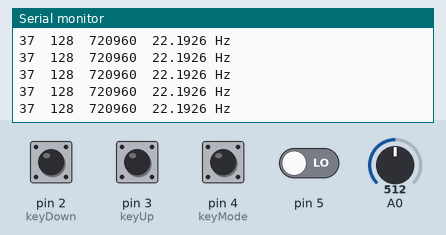
Bench run of a sketch on a simulated Arduino Uno, built with avr-gcc and run on an emulated ATmega328P. Parts: the last lines printed to the serial monitor. The inputs (shaded band) are chosen by the test bench; at power-on: pin 2 (keyDown), pin 3 (keyUp), pin 4 (keyMode) HIGH, pin 5 LOW, A0 = 512.

Above: at 1.2 s.
1.3 s: A0 set to 716
At 1.31 s:
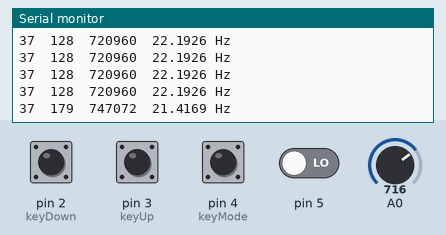
2.8 s: pin 2 (keyDown) pulled LOW for 0.15 s
At 2.91 s:
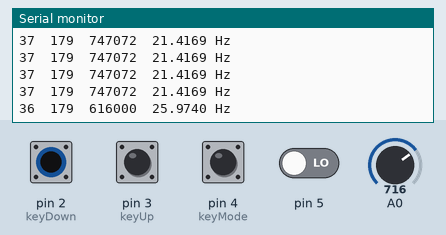
4.4 s: pin 2 (keyDown) pulled LOW for 1 s
At 4.51 s:
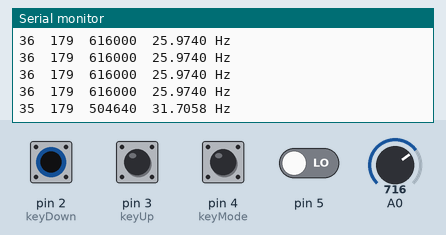
6.9 s: A0 set to 900
At 6.91 s:
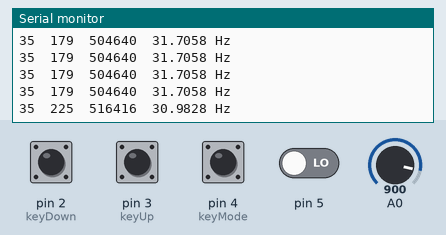
8.4 s: pin 3 (keyUp) pulled LOW for 0.15 s
At 8.51 s:
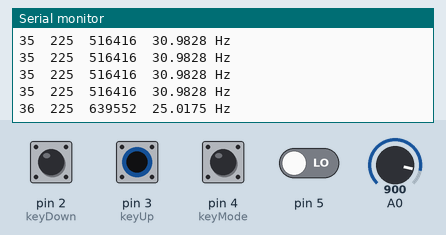
10.0 s: pin 3 (keyUp) pulled LOW for 1 s
At 10.11 s:
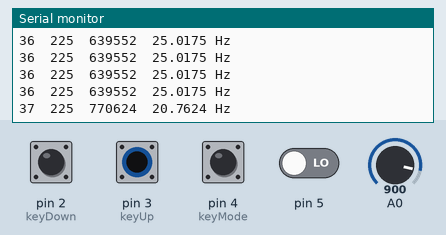
Timing chart, 0 to 13.0 s (numbered marks = the images above; inputs shaded):
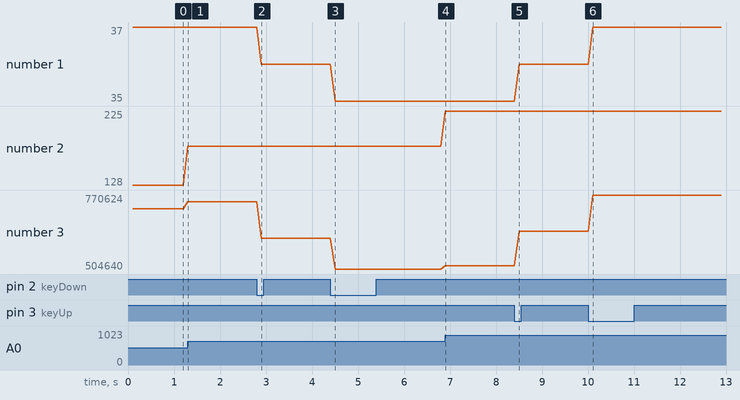

The sketch:

program.ino
```cpp
// (licence header left out)
const unsigned long fclock = 16000000L;
const unsigned long timeBetweenSetups = 100L;
const unsigned long timeBetweenKeybs = 10L;
const unsigned char timePressedMax = 5;
const unsigned char prescalerMin = 12;
const unsigned char prescalerMax = 63;
const unsigned char keyDown = 2;
const unsigned char keyUp = 3;
const unsigned char keyMode = 4;


unsigned long timeActual, timeSetup, timeKeyb;
unsigned char keyb;
unsigned char prescaler;
unsigned char TCCR1A_new, TCCR1B_new, TCCR1A_old, TCCR1B_old, TIMER1_update;
unsigned int ICR1_new, OCR1A_new, ICR1_old, OCR1A_old;


void setup() {
  analogReference(EXTERNAL);

  pinMode(keyDown, INPUT_PULLUP);
  pinMode(keyUp, INPUT_PULLUP);
  pinMode(keyMode, INPUT_PULLUP);

  timeSetup = millis();
  Serial.begin(9600);

  timer1_reset();

  keyb = 0;
}

void loop() {
  unsigned int pot;
  unsigned long total_cycles;

  timeActual = millis();
  if (timeActual - timeKeyb >= timeBetweenKeybs) {
    timeKeyb = timeActual;

    keyb_read();
    keyb_manage();
  }

  if (timeActual - timeSetup >= timeBetweenSetups) {
    timeSetup = timeActual;

    pot = analogRead(A0);
    total_cycles = timer1_setup(prescaler, (pot >> 2));
    TIMER1_update = 1;
    Serial.print(prescaler); Serial.print("\t");
    Serial.print(pot >> 2); Serial.print("\t");
    Serial.print(total_cycles); Serial.print("\t");
    print_frequency(total_cycles); Serial.print("\t");
    Serial.println();
  }
}


void print_frequency(unsigned long total_cycles) {
  float frequency;
  frequency = ((float)fclock) / ((float)total_cycles);
  if (frequency >= 10000.0) {
    Serial.print(frequency, 1);
  }
  else if (frequency >= 1000.0) {
    Serial.print(frequency, 2);
  }
  else if (frequency >= 100.0) {
    Serial.print(frequency, 3);
  }
  else if (frequency >= 10.0) {
    Serial.print(frequency, 4);
  }
  else if (frequency >= 1.0) {
    Serial.print(frequency, 5);
  }
  else {
    Serial.print(frequency, 6);
  }
  Serial.print(" Hz");
}


// ISR Timer1
ISR(TIMER1_COMPA_vect) {
  if (TIMER1_update != 0) {
    TCCR1A = TCCR1A_new;
    TCCR1B = TCCR1B_new;
    TCCR1C = 0;
    ICR1 = ICR1_new;
    OCR1A = OCR1A_new;
    DDRB |= (1 << PB1);

    TCCR1A_old = TCCR1A_new;
    TCCR1B_old = TCCR1B_new;
    ICR1_old = ICR1_new;
    OCR1A_old = OCR1A_new;
    TIMER1_update = 0;
  }
}


void timer1_reset(void) {
  prescaler = (prescalerMax + prescalerMin) / 2;
  timer1_setup(prescaler, 128);

  cli();
  TCCR1A_old = 0;
  TCCR1B_old = 0;
  ICR1_old = 0;
  OCR1A_old = 0;
  TIMER1_update = 1;
  TIMSK1 |= (1 << OCIE1A); // Interrupt
  TIMER1_update = 1;
  sei();
}


// ADD enought time between light ON, preventing fuse of the leds.
unsigned long timer1_setup(unsigned char prescaler, unsigned char cycles) {
  // Timer 1 setup
  // Info: https://wolles-elektronikkiste.de/en/timer-and-pwm-part-2-16-bit-timer1
  // Clock select bits (CS10)
  //   0 = No clock
  //   1 = System clock
  //   2 = Prescaler = 8 (3 bit)
  //   3 = Prescaler = 64 (5 bit)
  //   4 = Prescaler = 256 (8 bit)
  //   5 = Prescaler = 1024 (10 bit)

  unsigned char shift;
  unsigned long total_cycles;

  shift = (prescaler >> 2);
  TCCR1A_new = (1 << COM1A1) + (1 << WGM11);
  ICR1_new = 1024 + ((prescaler & 0x03) << 8) + cycles;
  if (shift <= 5) {
    TCCR1B_new = (1 << WGM13) + (1 << WGM12) + (1 << CS10);
    ICR1_new <<= shift;         // Top count
    OCR1A_new = ICR1_new >> 5;  // Duty cycle
    total_cycles = ((unsigned long)ICR1_new + 1);
  }
  else if (shift <= 11) {
    TCCR1B_new = (1 << WGM13) + (1 << WGM12) + (3 << CS10);
    shift -= 6;
    ICR1_new <<= shift;         // Top count
    OCR1A_new = ICR1_new >> 5;  // Duty cycle
    if (OCR1A_new > 256) {
      OCR1A_new = 256;
    }
    total_cycles = (((unsigned long)ICR1_new + 1) << 6);
  }
  else {
    TCCR1B_new = (1 << WGM13) + (1 << WGM12) + (5 << CS10);
    shift -= 12;
    ICR1_new <<= shift;         // Top count
    OCR1A_new = ICR1_new >> 5;  // Duty cycle
    if (OCR1A_new > 16) {
      OCR1A_new = 16;
    }
    total_cycles = (((unsigned long)ICR1_new + 1) << 12);
  }

  return total_cycles;
}


void keyb_manage(void) {
  if (keyb & (1 << keyDown)) {
    keyb &= ~(1 << keyDown);
    if (prescaler > prescalerMin) {
      prescaler--;
    }
    else {
      prescaler = prescalerMin;
    }
  }
  if (keyb & (1 << keyUp)) {
    keyb &= ~(1 << keyUp);
    if (prescaler < prescalerMax) {
      prescaler++;
    }
    else {
      prescaler = prescalerMax;
    }
  }
  if (keyb & (1 << keyMode)) {
    keyb &= ~(1 << keyMode);
  }
}


void keyb_read(void) {
  static unsigned char timePressed[8] = {0, 0, 0, 0, 0, 0, 0, 0};

  for (char key = 2; key <= 5; key++) {
    if (digitalRead(key) == LOW) {
      if (timePressed[key] < timePressedMax) {
        timePressed[key]++;
        if (timePressed[key] == timePressedMax) {
          keyb |= (1 << key);
        }
      }
    }
    else {
      timePressed[key] = 0;
      keyb &= ~(1 << key);
    }
  }
}
```

Measured:
- after the input at 1.3 s, the serial monitor: prints a new line at once (image 1)
- after the input at 2.8 s, the serial monitor: prints a new line after 0.10 s (image 2)
- after the input at 4.4 s, the serial monitor: prints a new line after 0.10 s (image 3)
- after the input at 6.9 s, the serial monitor: prints a new line at once (image 4)
- after the input at 8.4 s, the serial monitor: prints a new line after 0.10 s (image 5)
- after the input at 10.0 s, the serial monitor: prints a new line after 0.10 s (image 6)
- plotted number 1: 37 → 36 after the input at 2.8 s, 36 → 35 after the input at 4.4 s, 35 → 36 after the input at 8.4 s, 36 → 37 after the input at 10.0 s
- plotted number 2: 128 → 179 after the input at 1.3 s, 179 → 225 after the input at 6.9 s
